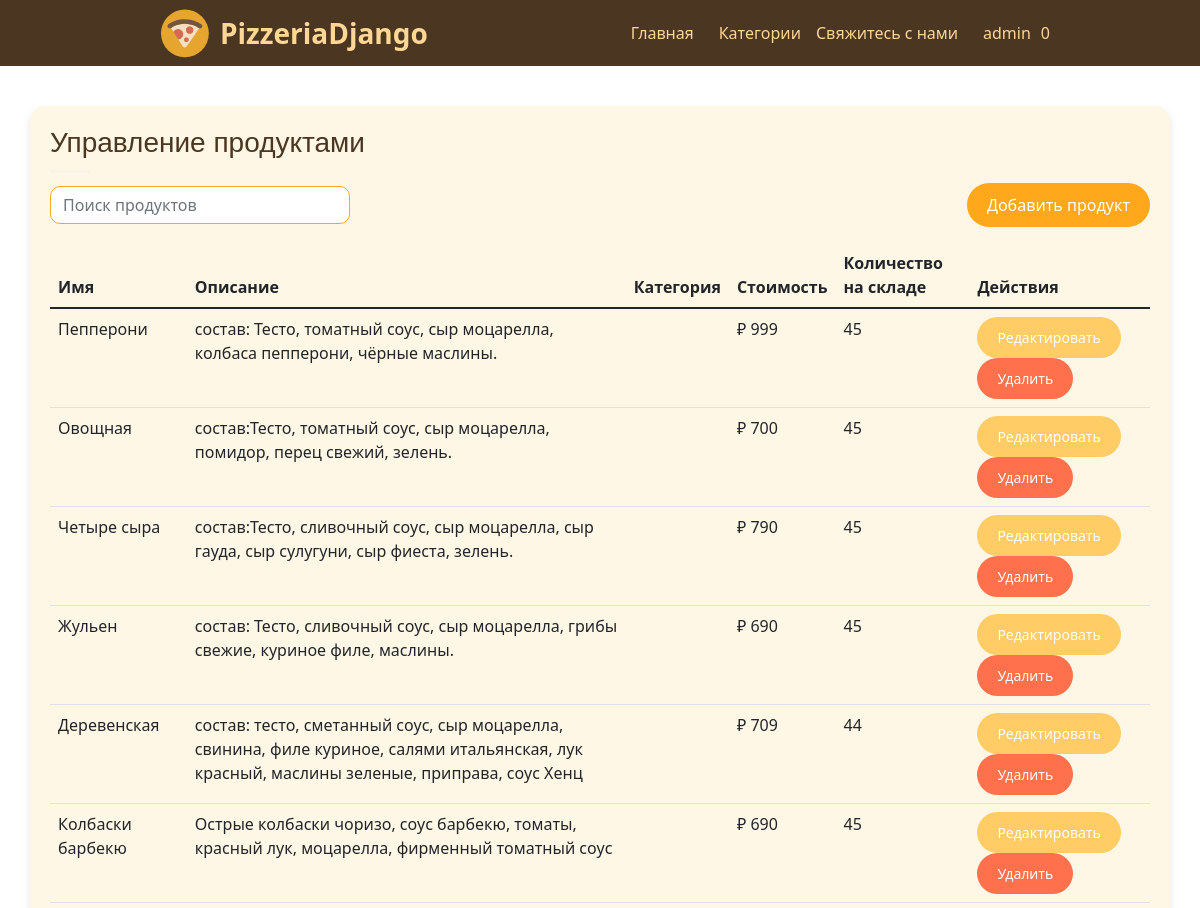
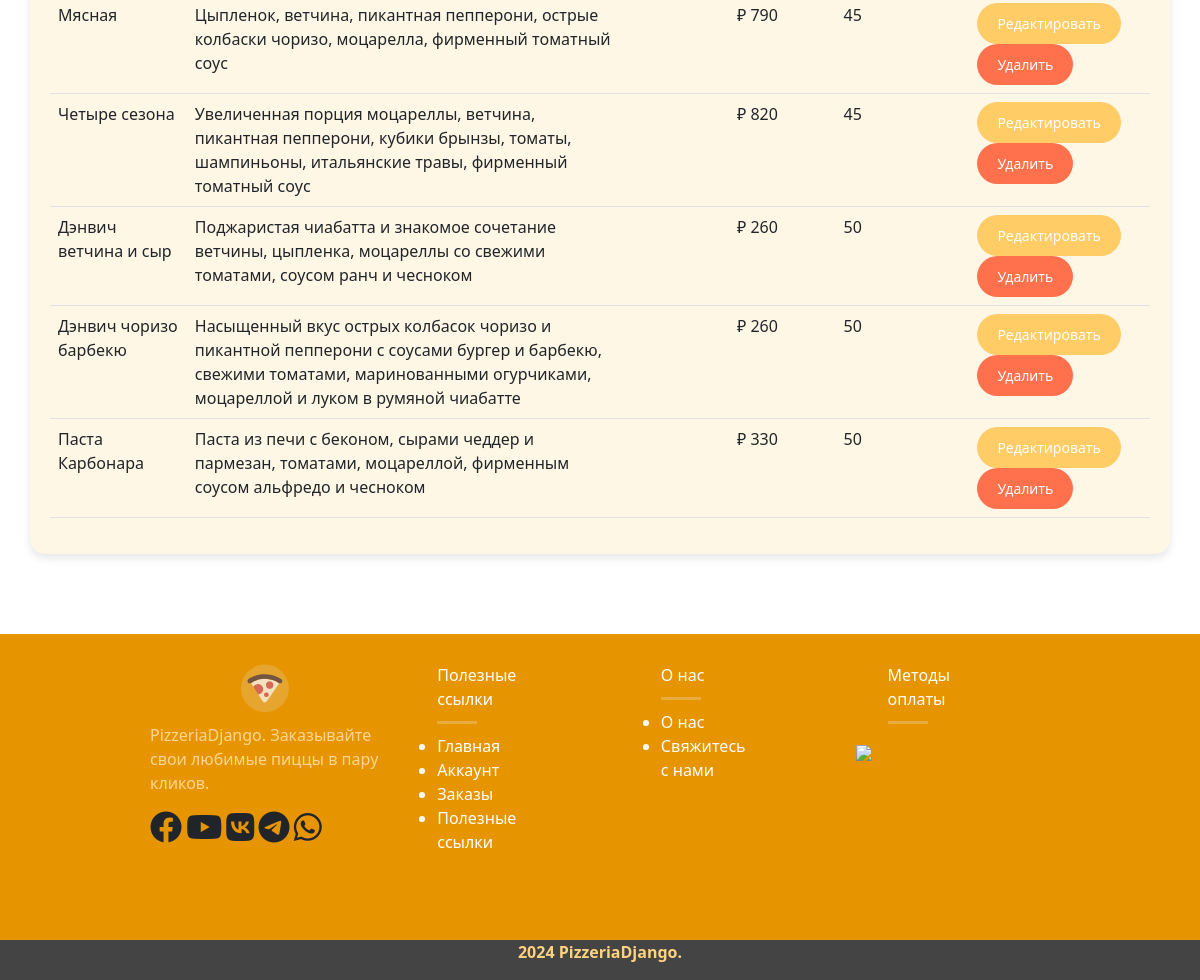
/dashboard/product_list (signed in), run on the app's committed database (2 pictures, top to bottom).
### accounts/models.py (models this page shows, shortened)
class Account(AbstractBaseUser):
    first_name = models.CharField(max_length=100)
    last_name = models.CharField(max_length=100,blank=True)
    username = models.CharField(max_length=100,unique=True)
    phone = models.CharField(max_length=100,unique=True)
    email = models.CharField(max_length=100,unique=True)
    registered_on = models.DateTimeField(auto_now_add=True)
    last_active = models.DateTimeField(auto_now=True)
    is_active = models.BooleanField(default=True)
    is_admin = models.BooleanField(default=False)
    is_superuser = models.BooleanField(default=False)
    is_staff = models.BooleanField(default=False)
    USERNAME_FIELD = 'email'
    REQUIRED_FIELDS = ['first_name','last_name','username','phone']
    objects = AccountManager()

### pizzastore/models.py (models this page shows, shortened)
class Pizza(models.Model):
    title = models.CharField(max_length=150, unique=True)
    slug = models.SlugField(max_length=60, unique=True)
    image = models.ImageField(upload_to="images/pizzas_img/")
    size = models.CharField(max_length=200, blank=True)
    description = models.TextField(max_length=3000, blank=True)
    category = models.ForeignKey(Category, on_delete=models.CASCADE)
    price = models.IntegerField(blank=False)
    stocks = models.IntegerField(blank=False)
    stocks_available = models.BooleanField(default=True)
    modified_on = models.DateTimeField(auto_now_add=True)
    created_on = models.DateTimeField(auto_now=True)

### pizzastore/views.py (the view)
# urls.py: path('dashboard/product_list', product_list, name="product_list"),
@login_required(login_url="/login")
@user_passes_test(is_admin, login_url="/login")
def product_list(request):
    products = Pizza.objects.all()
    return render(request, 'product-list.html', {'products': products})

### pizzastore/context_processor.py (called while the page is built)
def header_infos(request):
    categories  = Category.objects.all()
    session = request.session.session_key
    total_cart_items = 0
    try:
        if not session:
            request.session.create()
            session = request.session.session_key
        cartitem = CartItems.objects.all().filter(
            cart=Cart.objects.get(cart_session=session)
        )
        for i in cartitem:
            total_cart_items += i.quantity
    except:
        cart_for_save = Cart.objects.create(
            cart_session=session,
        )
        cart_for_save.save()
    return {
        'categories':categories,
         'total_cart_items':total_cart_items
    }

### pizzastore/views.py (called while the page is built)
def is_admin(user):
    return user.is_staff

### templates/product-list.html (shortened to what this page needs)
{% extends 'dashboard-base.html' %}
{% load static %}
{% block content %}
    <div class="container" style="margin-top: 40px;">
        <div class="row">
            <div class="col-md-12">
                <h3 class="default-style">Управление продуктами</h3>
                <hr>
                <div class="d-flex justify-content-between align-items-center mb-3">
                    <input type="text" class="form-control" id="product-search" placeholder="Поиск продуктов"
                           style="max-width: 300px;">
                    <a href="{% url 'add_product' %}" class="btn btn-success">Добавить продукт</a>
                </div>
                <table class="table table-hover">
                    <thead>
                    <tr>
                        <th scope="col">Имя</th>
                        <th scope="col">Описание</th>
                        <th scope="col">Категория</th>
                        <th scope="col">Стоимость</th>
                        <th scope="col">Количество на складе</th>
                        <th scope="col">Действия</th>
                    </tr>
                    </thead>
                    <tbody id="product-list">
                    {% for product in products %}
                        <tr>
                            <td>{{ product.title }}</td>
                            <td>{{ product.description }}</td>
                            <td>{{ product.category.name }}</td>
                            <td>₽ {{ product.price }}</td>
                            <td>{{ product.stocks }}</td>
                            <td>
                                <a href="{% url 'edit_product' product.id %}" class="btn btn-primary btn-sm">Редактировать</a>
                                <form action="{% url 'delete_product' product.id %}" method="post"
                                      style="display:inline;">
                                    <button type="submit" class="btn btn-danger btn-sm">Удалить</button>
                                </form>
                            </td>
                        </tr>
                    {% endfor %}
                    </tbody>
                </table>
            </div>
        </div>
    </div>
{% endblock content %}

### templates/dashboard-base.html (shortened to what this page needs)
<!DOCTYPE html>
{% load static %}
<html lang="en">
<head>
    <link href="https://cdn.jsdelivr.net/npm/bootstrap@5.1.3/dist/css/bootstrap.min.css" rel="stylesheet"
>
    <link rel="stylesheet" href="{% static 'css/styles.css' %}"/>
    <link rel="stylesheet" href="https://cdnjs.cloudflare.com/ajax/libs/font-awesome/6.0.0-beta3/css/all.min.css"
/>
</head>
<body>
<nav class="navbar">
    <div style="width: 100%; display: flex; justify-content: space-between; margin-left: 150px; margin-right: 150px; ">
        <a style="display: flex; align-items: center;" href="/">
            <img src="{% static '/images/pizza-svgrepo-com.svg' %}" style="width: 50px; height: 50px; " alt="logo">
            <strong style="font-size: 28px; color: #ffd694; margin-left: 10px">PizzeriaDjango</strong>
        </a>
        <div style="display: flex; align-items: center; justify-content: center;">
            <a href="/" style="color: #ffd694; margin-left: 15px">Главная</a>
            <div class="dropdown" style="color: #ffd694; margin-left: 15px">
                <a class="dropbtn" href="#">Категории</a>
            </div>
            <a href="/feedback" style="color: #ffd694; margin-left: 15px">Свяжитесь с нами</a>
            {% if user.is_authenticated %}
                <div class="dropdown" style="color: #ffd694; margin-left: 15px">
                    <a class="dropbtn" href="#">{{ user.username }}</a>
                </div>
            {% else %}
                <a href="/login" style="color: #ffd694; margin-left: 15px">Войти</a>
                <a href="/register" style="color: #ffd694; margin-left: 15px">Регистрация</a>
            {% endif %}
            <a href="/cart"> {{ total_cart_items }}</a>
        </div>
    </div>
</nav>
{% block content %}
{% endblock %}
<footer>
    <div style="background-color: #e69500; margin-top: 80px; padding-top: 29px; padding-bottom: 20px">
        <div style="padding-left: 150px; margin-right: 150px; padding-bottom: 50px;">
            <div style="display: flex">
                <div style="padding-right: 20px">
                    <div>
                        <img src="{% static 'images/pizza-svgrepo-com.svg' %}"
                             style="width: 50px; height: 50px; margin-left: 90px; margin-bottom: 10px" alt="img"/>
                    </div>
                    <p style="color: #ffd694"> PizzeriaDjango. Заказывайте свои любимые пиццы в пару кликов.</p>
                    <p class="social-icons">
                        <i class="fa-brands fa-facebook fa-2x"></i>
                        <i class="fa-brands fa-youtube fa-2x"></i>
                        <i class="fa-brands fa-vk fa-2x"></i>
                        <i class="fa-brands fa-telegram fa-2x"></i>
                        <i class="fa-brands fa-whatsapp fa-2x"></i>
                    </p>
                </div>
                <div style="margin-right: 110px; width: 250px;">
                    <ul style="color: white"> Полезные ссылки
                        <hr>
                        <li><a style="color: white" href="/"> Главная </a></li>
                        <li><a style="color: white" href="/dashboard"> Аккаунт </a></li>
                        <li><a style="color: white" href="/dashboard/orders"> Заказы </a></li>
                        <li><a style="color: white" href="/feedback/goodLinks"> Полезные ссылки </a>
                        </li>
                    </ul>
                </div>
                <div style="margin-right: 110px; width: 250px;">
                    <ul style="color: white"> О нас
                        <hr>
                        <li><a style="color: white" href="/about"> О нас </a></li>
                        <li><a style="color: white" href="/feedback"> Свяжитесь с нами </a></li>
                    </ul>
                </div>
                <div style="margin-right: 100px; width: 190px; ">
                    <ul style="color: white;"> Методы оплаты
                        <hr style="margin-top: 10px">
                    </ul>
                    <img src="{% static 'images/pay-us.png' %}" style="height:36px;"/>
                </div>
            </div>
        </div>
    </div>
    <div style="background: #444444;height:40px">
        <div class="row" style="height: 38px;">
            <p style="display:flex; align-items: center; justify-content: center; color: #ffd280; font-weight: bold">
                2024 PizzeriaDjango. </p>
        </div>
    </div>
</footer>
</body>
</html>

### staticfiles/css/styles.css (style rules this page uses)
nav.navbar { background-color: #4B3621; }
hr { margin-top: 10px; margin-bottom: 10px; border: 0; border-top: 3px solid #eeeeee !important; width: 40px; }

### templates/dashboard-base.html (style rules this page uses)
body { overflow-x: hidden; }
a, a:hover, a:focus, a:active { text-decoration: none; }
.navbar a { color: #ffd694; margin-left: 10px; }
.dropdown { position: relative; display: inline-block; }
.navbar { z-index: 1000; }

### templates/product-list.html (style rules this page uses)
.default-style { color: #4B3621; font-family: 'Arial', sans-serif; }
.container { background-color: #fff7e6; border-radius: 15px; padding: 20px; box-shadow: 0 4px 8px rgba(0, 0, 0, 0.1); }
.form-control { border-radius: 10px; border: 1px solid #ffa81c; }
.btn-success, .btn-primary, .btn-danger { border-radius: 25px; padding: 10px 20px; }
.btn-success { background-color: #ffa81c; border: none; }
.btn-primary { background-color: #ffcc66; border: none; }
.btn-danger { background-color: #ff704d; border: none; }

### data on the page
Account: username "admin"
Pizza: title "Пепперони", description "состав: Тесто, томатный соус, сыр моцарелла, колбаса пепперони, чёрные маслины.", price "999", stocks "45"
Pizza: title "Овощная", description "состав:Тесто, томатный соус, сыр моцарелла, помидор, перец свежий, зелень.", price "700", stocks "45"
Pizza: title "Четыре сыра", description "состав:Тесто, сливочный соус, сыр моцарелла, сыр гауда, сыр сулугуни, сыр фиеста, зелень.", price "790", stocks "45"
Pizza: title "Жульен", description "состав: Тесто, сливочный соус, сыр моцарелла, грибы свежие, куриное филе, маслины.", price "690", stocks "45"
Pizza: title "Деревенская", description "состав: тесто, сметанный соус, сыр моцарелла, свинина, филе куриное, салями итальянская, лук красный, маслины зеленые, приправа, соус Хенц", price "709", stocks "44"
Pizza: title "Колбаски барбекю", description "Острые колбаски чоризо, соус барбекю, томаты, красный лук, моцарелла, фирменный томатный соус", price "690", stocks "45"
Pizza: title "Мясная", description "Цыпленок, ветчина, пикантная пепперони, острые колбаски чоризо, моцарелла, фирменный томатный соус", price "790", stocks "45"
Pizza: title "Четыре сезона", description "Увеличенная порция моцареллы, ветчина, пикантная пепперони, кубики брынзы, томаты, шампиньоны, итальянские травы, фирменный томатный соус", price "820", stocks "45"
Pizza: title "Дэнвич ветчина и сыр", description "Поджаристая чиабатта и знакомое сочетание ветчины, цыпленка, моцареллы со свежими томатами, соусом ранч и чесноком", price "260", stocks "50"
Pizza: title "Дэнвич чоризо барбекю", description "Насыщенный вкус острых колбасок чоризо и пикантной пепперони с соусами бургер и барбекю, свежими томатами, маринованными огурчиками, моцареллой и луком в румяной чиабатте", price "260", stocks "50"
Pizza: title "Паста Карбонара", description "Паста из печи с беконом, сырами чеддер и пармезан, томатами, моцареллой, фирменным соусом альфредо и чесноком", price "330", stocks "50"

### other printed values
{{ total_cart_items }} "0"
